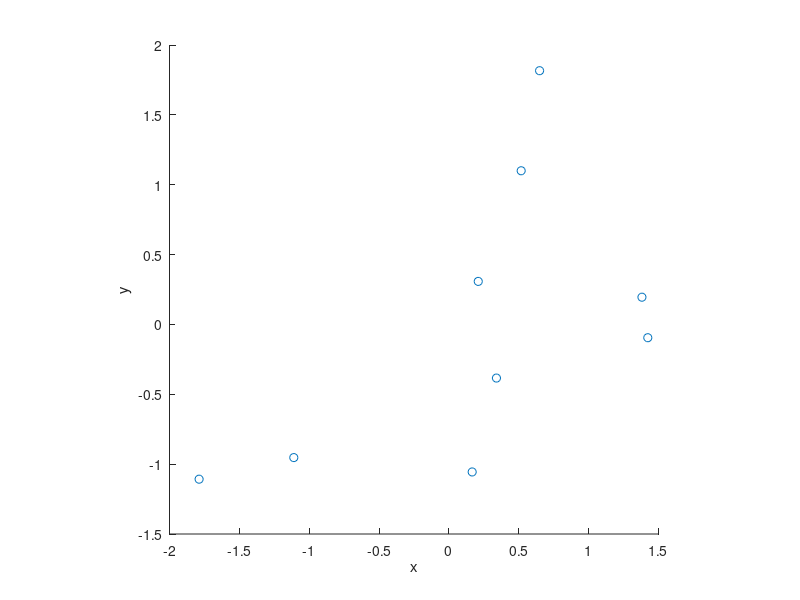

Write MATLAB code to recreate this figure.
%% Simulate a Poisson point process of density \lambda on A = [-L/2, L/2]^2

% parameters
lambda = 1; % Density of PPP
L = 5; % Length of square

Sa = L^2; % Area of A

% number of points follows the Poisson distribution
N = poissrnd(lambda * Sa);

% points is uniformly distributed on A
Points = unifrnd(-L/2, L/2, N, 2); % a N*2 matrix

% Plot points
scatter(Points(:, 1), Points(:, 2));
xlabel('x'); ylabel('y');
axis square;

%% Simulate a Poisson point process of density \lambda on a disk with radius R

% parameters
r = 2.5; % radius of disk
x0 = 0; y0 = 0; % center of disk
area_of_disk = pi * r^2; % area of disk
lambda = 1;

% simulate number of points
N = poissrnd(lambda * area_of_disk);

% generate radii of points
rho = r * sqrt(rand(N, 1));
% rho = sqrt(unifrnd(0, r^2, N, 1));

% generate angles of points
theta = unifrnd(0, 2*pi, N, 1);

% convert from polar to cartesian coordinates
[x, y] = pol2cart(theta, rho);

% shift center of disk to (x0, y0)
x = x + x0;
y = y + y0;

% Plot points
scatter(x, y);
xlabel('x'); ylabel('y');
axis square;

%% Simulation a Poisson point process at K-dimension space

% parameters
K = 2;
R = 2.5;

center = zeros(1, K); % center

if mod(K, 2) == 0
    % for even dimension
    volume_of_ball = pi^(K/2) / gamma(K / 2 + 1) * R^K;
else
    % for odd dimension
    volume_of_ball = 1 / gamma(K + 1) * pi^( ( K - 1) / 2) * 2^(K) * gamma( ( K - 1) / 2 + 1) * R^K;
end

lambda = 0.5;

% simulate number of points
N = poissrnd(lambda * volume_of_ball);

% generate radii of points;
rho = R * power(rand(N, 1), 1/K);

% generate angles of points
theta = unifrnd(0, pi, N, K - 2);
azimuth_angle = unifrnd(0, 2 * pi, N, 1);

rectangular_coordinate = zeros(N, K);
for Kindex = 1:K
    if Kindex < K
        temp = ones(N, 1);
        for i = 1:Kindex - 1
            temp = temp .* sin(theta(:, i));
        end
        if Kindex < K - 1
            temp = temp .* cos(theta(:, Kindex));
        else
            temp = temp .* cos(azimuth_angle);
        end        
    else
        temp = ones(N, 1);
        for i = 1:Kindex - 2
            temp = temp .* sin(theta(:, i));
        end
        temp = temp .* sin(azimuth_angle);
    end
    rectangular_coordinate(:, Kindex) = rho .* temp;
end

% shift center
rectangular_coordinate = rectangular_coordinate + center;

if K == 3
    % for 3d space
    scatter3(rectangular_coordinate(:, 1), rectangular_coordinate(:, 2), rectangular_coordinate(:, 3));
    xlabel('x'); ylabel('y'); zlabel('z');
    axis square;
elseif K == 2
    % for 2d space
    scatter(rectangular_coordinate(:, 1), rectangular_coordinate(:, 2));
    xlabel('x'); ylabel('y');
    axis square;
end
    
      
